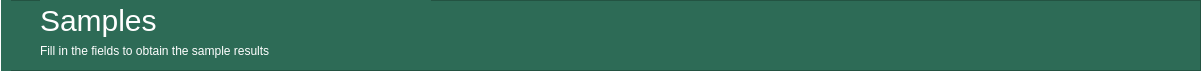
    <widget class="QFrame" name="frame_3">
     <property name="geometry">
      <rect>
       <x>0</x>
       <y>20</y>
       <width>1201</width>
       <height>71</height>
      </rect>
     </property>
     <property name="styleSheet">
      <string notr="true">background-color:#2d6b56;</string>
     </property>
     <property name="frameShape">
      <enum>QFrame::StyledPanel</enum>
     </property>
     <property name="frameShadow">
      <enum>QFrame::Raised</enum>
     </property>
     <widget class="QLabel" name="lbl_form_tittle">
      <property name="geometry">
       <rect>
        <x>40</x>
        <y>0</y>
        <width>391</width>
        <height>41</height>
       </rect>
      </property>
      <property name="styleSheet">
       <string notr="true">font-size: 30px;
color:#fff;</string>
      </property>
      <property name="text">
       <string>Samples</string>
      </property>
     </widget>
     <widget class="Line" name="line">
      <property name="geometry">
       <rect>
        <x>-10</x>
        <y>0</y>
        <width>21</width>
        <height>151</height>
       </rect>
      </property>
      <property name="styleSheet">
       <string notr="true">color: rgb(255, 255, 255);
border-color: rgb(255, 255, 255);</string>
      </property>
      <property name="frameShadow">
       <enum>QFrame::Plain</enum>
      </property>
      <property name="orientation">
       <enum>Qt::Vertical</enum>
      </property>
     </widget>
     <widget class="QLabel" name="lbl_form_text">
      <property name="geometry">
       <rect>
        <x>40</x>
        <y>40</y>
        <width>391</width>
        <height>21</height>
       </rect>
      </property>
      <property name="styleSheet">
       <string notr="true">color: rgb(255, 255, 255);
font: 9pt &quot;MS Shell Dlg 2&quot;;</string>
      </property>
      <property name="text">
       <string>Fill in the fields to obtain the sample results</string>
      </property>
     </widget>
    </widget>
